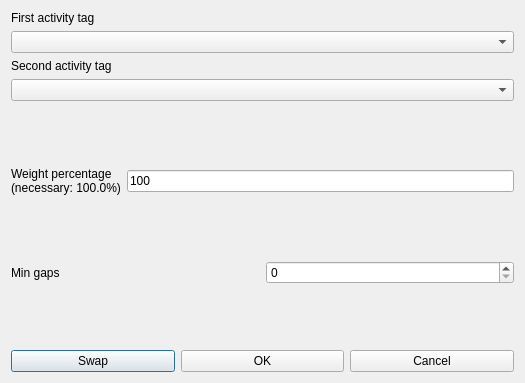
<?xml version="1.0" encoding="UTF-8"?>
<ui version="4.0">
 <class>ModifyConstraintTeachersMinGapsBetweenOrderedPairOfActivityTagsBetweenMorningAndAfternoonForm_template</class>
 <widget class="QDialog" name="ModifyConstraintTeachersMinGapsBetweenOrderedPairOfActivityTagsBetweenMorningAndAfternoonForm_template">
  <property name="geometry">
   <rect>
    <x>0</x>
    <y>0</y>
    <width>525</width>
    <height>383</height>
   </rect>
  </property>
  <property name="windowTitle">
   <string extracomment="This is the title of the dialog to modify a constraint of this type">Modify teachers min gaps between ordered pair of activity tags between morning and afternoon</string>
  </property>
  <layout class="QVBoxLayout" name="verticalLayout_2">
   <item>
    <layout class="QVBoxLayout" name="verticalLayout">
     <item>
      <widget class="QLabel" name="firstActivityTagTextLabel">
       <property name="frameShape">
        <enum>QFrame::NoFrame</enum>
       </property>
       <property name="frameShadow">
        <enum>QFrame::Plain</enum>
       </property>
       <property name="text">
        <string>First activity tag</string>
       </property>
       <property name="wordWrap">
        <bool>false</bool>
       </property>
      </widget>
     </item>
     <item>
      <widget class="QComboBox" name="firstActivityTagComboBox">
       <property name="editable">
        <bool>false</bool>
       </property>
       <property name="insertPolicy">
        <enum>QComboBox::NoInsert</enum>
       </property>
       <property name="duplicatesEnabled">
        <bool>false</bool>
       </property>
      </widget>
     </item>
     <item>
      <widget class="QLabel" name="secondActivityTagTextLabel">
       <property name="frameShape">
        <enum>QFrame::NoFrame</enum>
       </property>
       <property name="frameShadow">
        <enum>QFrame::Plain</enum>
       </property>
       <property name="text">
        <string>Second activity tag</string>
       </property>
       <property name="wordWrap">
        <bool>false</bool>
       </property>
      </widget>
     </item>
     <item>
      <widget class="QComboBox" name="secondActivityTagComboBox">
       <property name="editable">
        <bool>false</bool>
       </property>
       <property name="insertPolicy">
        <enum>QComboBox::NoInsert</enum>
       </property>
       <property name="duplicatesEnabled">
        <bool>false</bool>
       </property>
      </widget>
     </item>
    </layout>
   </item>
   <item>
    <spacer name="spacer6">
     <property name="orientation">
      <enum>Qt::Vertical</enum>
     </property>
     <property name="sizeType">
      <enum>QSizePolicy::Expanding</enum>
     </property>
     <property name="sizeHint" stdset="0">
      <size>
       <width>20</width>
       <height>20</height>
      </size>
     </property>
    </spacer>
   </item>
   <item>
    <layout class="QHBoxLayout" name="horizontalLayout_2">
     <item>
      <widget class="QLabel" name="weightTextLabel">
       <property name="frameShape">
        <enum>QFrame::NoFrame</enum>
       </property>
       <property name="frameShadow">
        <enum>QFrame::Plain</enum>
       </property>
       <property name="text">
        <string>Weight percentage
(necessary: 100.0%)</string>
       </property>
       <property name="wordWrap">
        <bool>false</bool>
       </property>
      </widget>
     </item>
     <item>
      <widget class="QLineEdit" name="weightLineEdit">
       <property name="text">
        <string notr="true">100</string>
       </property>
      </widget>
     </item>
    </layout>
   </item>
   <item>
    <spacer name="verticalSpacer">
     <property name="orientation">
      <enum>Qt::Vertical</enum>
     </property>
     <property name="sizeHint" stdset="0">
      <size>
       <width>20</width>
       <height>25</height>
      </size>
     </property>
    </spacer>
   </item>
   <item>
    <layout class="QHBoxLayout" name="horizontalLayout">
     <item>
      <widget class="QLabel" name="minGapsTextLabel">
       <property name="frameShape">
        <enum>QFrame::NoFrame</enum>
       </property>
       <property name="frameShadow">
        <enum>QFrame::Plain</enum>
       </property>
       <property name="text">
        <string>Min gaps</string>
       </property>
       <property name="wordWrap">
        <bool>false</bool>
       </property>
      </widget>
     </item>
     <item>
      <widget class="QSpinBox" name="minGapsSpinBox"/>
     </item>
    </layout>
   </item>
   <item>
    <spacer name="verticalSpacer_2">
     <property name="orientation">
      <enum>Qt::Vertical</enum>
     </property>
     <property name="sizeHint" stdset="0">
      <size>
       <width>20</width>
       <height>26</height>
      </size>
     </property>
    </spacer>
   </item>
   <item>
    <layout class="QHBoxLayout">
     <item>
      <widget class="QPushButton" name="swapPushButton">
       <property name="text">
        <string comment="Interchange (swap) the two selected activity tags in the dialog">Swap</string>
       </property>
      </widget>
     </item>
     <item>
      <widget class="QPushButton" name="okPushButton">
       <property name="text">
        <string>OK</string>
       </property>
      </widget>
     </item>
     <item>
      <widget class="QPushButton" name="cancelPushButton">
       <property name="text">
        <string>Cancel</string>
       </property>
      </widget>
     </item>
    </layout>
   </item>
  </layout>
 </widget>
 <layoutdefault spacing="6" margin="11"/>
 <resources/>
 <connections/>
</ui>
